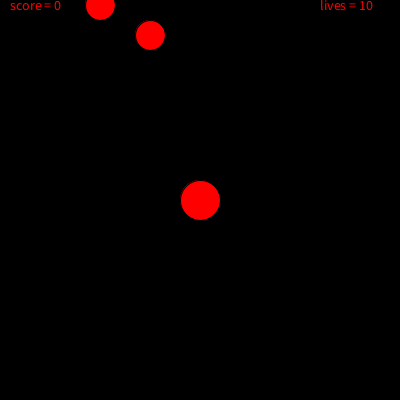
Frame 1 (no input)
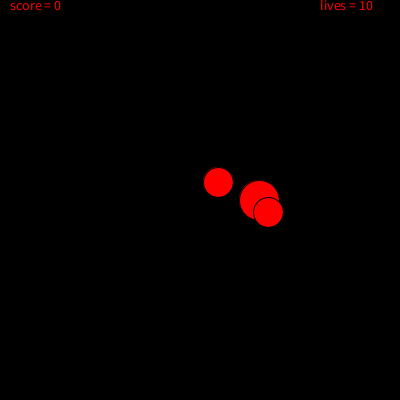
Frame 60 (the mouse pressed at the canvas centre just before this capture)
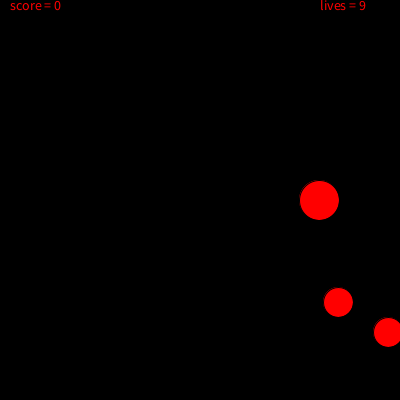
Frame 120 (the mouse held since frame 60 and released just before this capture)

The Processing sketch that drew these frames (run headless with seeded random() and noise(); from frame 60 on, the mouse is pressed at the canvas centre):

// Processing sketch: processing_99264
// ── processing_99264.pde

int xPos;                               // This is the X position of the ball
int yPos;                              // This is the Y position of the ball 
int cx=100;                          // This is the x-coordinate of bouncing ball one
int cy=5;                           // This y-coordinate of bouncing ball one
int cx2=150;                       // These are just duplicates that make the ball appear at each vaule 
int cy2 =35;                      // These are just duplicates that make the ball appear at each vaule 
int cx3= 200;                    // These are just duplicates that make the ball appear at each vaule 
int cy3= 80;                    // These are just duplicates that make the ball appear at each vaule 
int cx4= 250;                  // These are just duplicates that make the ball appear at each vaule 
int cy4= 150;                 // These are just duplicates that make the ball appear at each vaule 
int r=30;                    // This is the radius of bouncing ball
int vx=2;                   // This is the bouncing ball's directional movements on the x-axis
int vy=3;                  // This is the bouncing ball's directional movements on the y-axis
int speed=1;              // This tells us how fast is it moving?
int xDir=1;              // This what direction is the ball going?
int score=0;            // Inital starting score
int lives=10;          //  Number of lives you start with
boolean lost=false;   // Has the user lost yet?
int state=0;

void setup()             // This runs once the program has started
{
  size (400,400);       // This is the size of the window
  smooth();
  xPos=width/2;        // This is the ceenter position of the ball
  fill(255,0,0);      // This sets the colour of the ball and text to red
  textSize(14);      // This Sets the size of the text
}

void draw()                                      // This starts the loop over and over again
{
  background (0);                              // This sets the background black
  ellipse(xPos, height/2,40,40);              // This creates the ball
  xPos=xPos+(speed*xDir);                    // This keeps track of the ball's position 
  if (xPos > width-20 || xPos<20)           // Did the ball hit the side?
  {
    xDir=-xDir;                           // If so did it go in the oppistie direction
  }
  

ellipseMode(CENTER);                       // This changes ellipse mode

ellipse(cx, cy, r, r);                    //This draws a bouncing balls with variables

cy = cy + vy;                            //This sets cy variable to move the ball across the screen


if((cy>height-40)||(cy<0))             // This sets the condition to the bounce balls once it reaches the edge of the screen
{
  vy = vy * -1;
} 

cx = cx + vx;                        // This sets cx variable to the bouncing ball to  move across the screen


if((cx > width - 10)||(cx < 0)) // This sets the condition for the ball to boun once it reaches the edege of the screen
{
  vx = vx * -1;
}

  
ellipseMode(CENTER);                      // This changes ellipse mode         
                           
ellipse(cx2, cy2, r, r);                // This draws a bouncing balls with variables

cy2 = cy2 + vy;                        // This sets cy variable to move the ball across the screen


if((cy2>height-40)||(cy2<0))          // This sets the condition for the ball to boun once it reaches the edege of the screen
{
  vy = vy * -1;
}

cx2 = cx2 + vx;                     // This sets cx variable to the bouncing ball to  move across the screen



if((cx2 > width - 10)||(cx2 < 0)) {  // This sets the condition for the ball to boun once it reaches the edege of the screen
  vx = vx * -1;
}

 
  
  text("score = "+score,10,10);                  // This prints the score on the screen
  text("lives = "+lives,width-80,10);            // This tells the user how many remaining lives they have
  if (lives<=0)                                  // This Checks to see if the user has lost
  {
    textSize(20);
    text("Click to Restart", 125,100);
    noLoop();                                    // This stops the looping at the end of the draw function
    lost=true;
    textSize(13);
  }
}



void mousePressed()                              // This runs whenever the mouse is pressed
{
  if (dist(mouseX, mouseY, xPos, 200)<=20)      // Did the user hit the target
  {
    score=score+speed;                           // This Increases the speed
    speed=speed+1;                               // This adds on the Score
  }
  else                                           // Did they miss
  {
    if (speed<1)                                 // If speed is greater than 1 then this decreases the speed
    {
    speed=speed-1;
    }
    lives=lives-1;                               // This Takes away a life
  }
  if (lost==true)                                //If the user has lost the game the game will then reset and start again
  {
    speed=1;                                     // This reeset all variables to initial conditions
    lives=10;
    score=0;
    xPos=width/2;
    xDir=1;
    lost=false;
    loop();                                     // This starts the beginning loop of the  draw function again
  }
}
